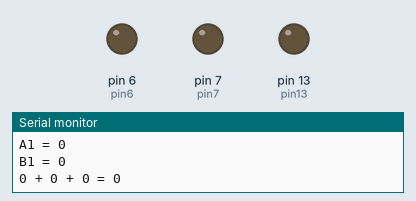
The sketch below on a simulated Arduino Uno, built with avr-gcc and run on an emulated ATmega328P. On the bench: output pins drawn as LEDs (lit = HIGH), the last lines printed to the serial monitor.

Above: at 1.0 s.
At 5.0 s:
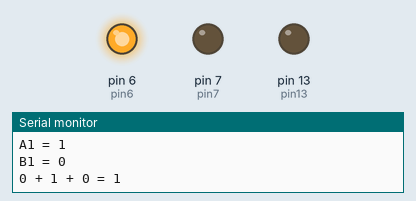
At 7.0 s:
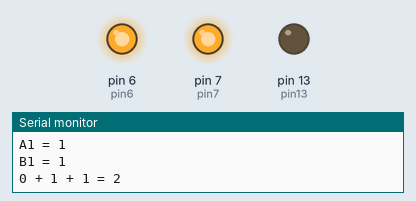
At 9.0 s:
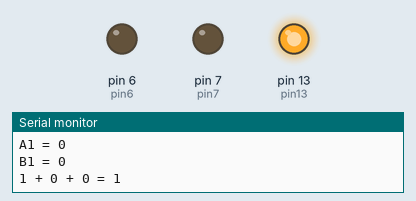
At 13.0 s:
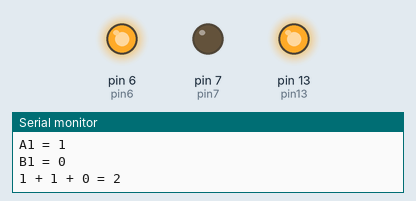
At 19.0 s:
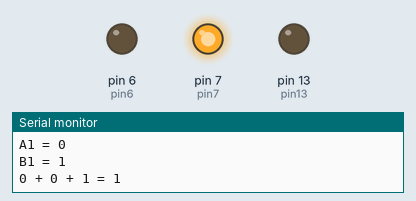
Timing chart, 0 to 20.8 s (numbered marks = the images above):
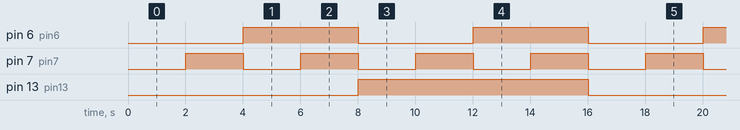

Measured:
- by itself, pin 6 (pin6): alternates HIGH for 4.0 s and LOW for 4.0 s
- by itself, pin 7 (pin7): alternates HIGH for 2.0 s and LOW for 2.0 s
- by itself, pin 13 (pin13): alternates HIGH for 8.0 s and LOW for 8.0 s

The sketch:

code.ino
```cpp
// Made by Elliott
// Made May 2026
// Goes through the truth table for a full adder

// pin 7 = B bit one
// pin 6 = A bit one
// pin 13 = carry in
int pin7 = 7;
int pin6 = 6;
int pin13 = 13;


void setup() {
    // put your setup code here, to run once:
    Serial.begin(9600);
    pinMode(pin7, OUTPUT);
    pinMode(pin6, OUTPUT);
    pinMode(pin13, OUTPUT);

}


void loop() {
    // put your main code here, to run repeatedly:
    digitalWrite(pin7, LOW);
    digitalWrite(pin6, LOW);
    digitalWrite(pin13, LOW);
    int aOne = 0;
    int bOne = 0;
    int cIn = 0;

    for (cIn = 0; cIn < 2; cIn++) {
        for (aOne = 0; aOne < 2; aOne++) {
            for (bOne = 0; bOne < 2; bOne++) {
                digitalWrite(pin13, cIn);
                digitalWrite(pin6, aOne);
                digitalWrite(pin7, bOne);
                Serial.print ("CIn = " + String(cIn) + "\n");
                Serial.print ("A1 = " + String(aOne) + "\n");
                Serial.print ("B1 = " + String(bOne) + "\n");
                Serial.print (String(cIn) + " + " + String(aOne) + " + " + String(bOne) + " = " + String(aOne + bOne + cIn) + "\n");
                delay(2000);

            }
        }
    }
  }
```
